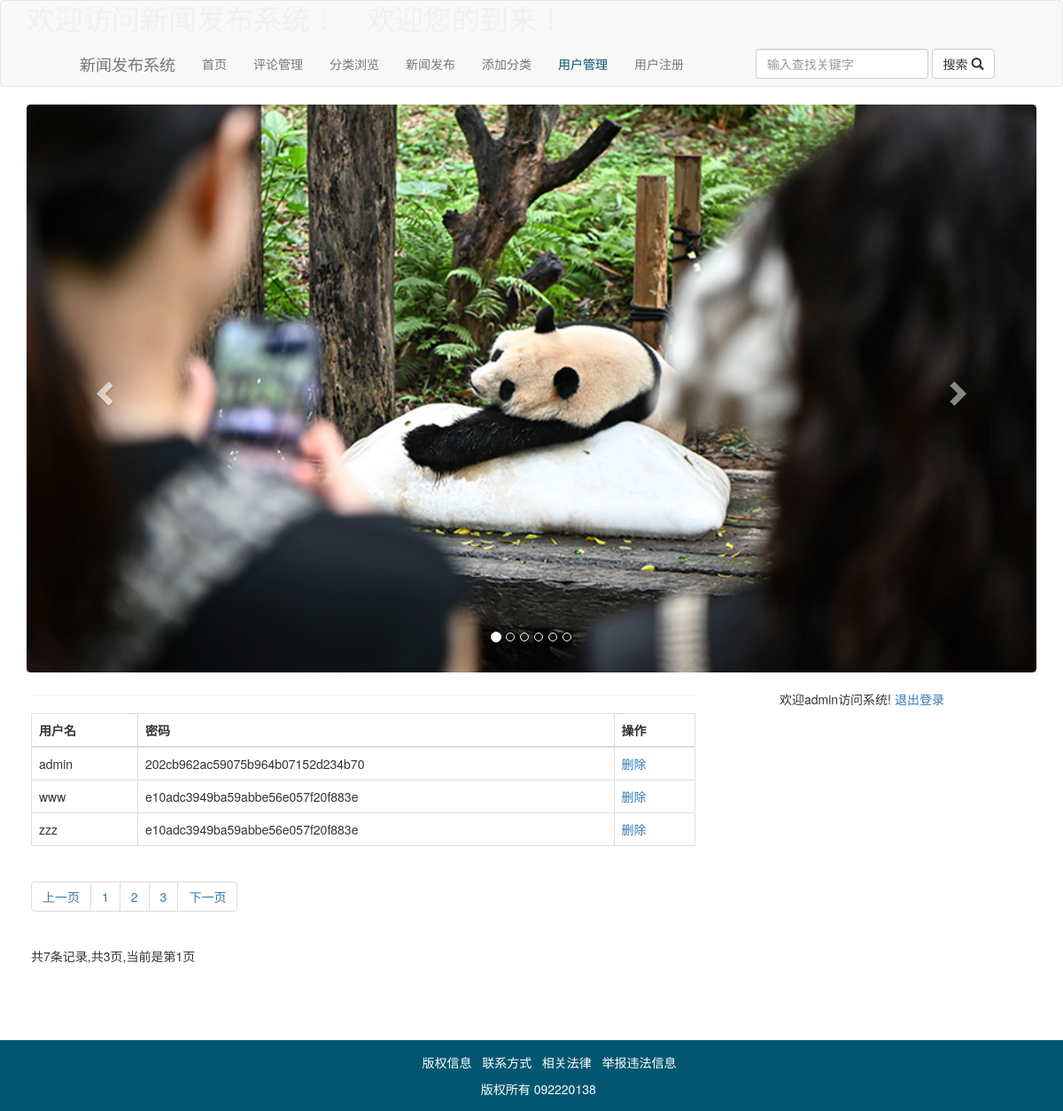
Page /index.php?url=user_list.php (signed in) on the committed database.
### tables this page shows
CREATE TABLE `users`  (
  `user_id` int(11) NOT NULL AUTO_INCREMENT,
  `name` char(20) NOT NULL,
  `password` char(32) DEFAULT NULL,
  PRIMARY KEY (`user_id`) USING BTREE
);

### functions/is_login.php (called while the page is built, shortened)
<?php
function is_admin(){
	if(isset($_SESSION['name'])){
		if($_SESSION['name']=="admin"){
			return TRUE;
		}else{
			return FALSE;
		}
	}else{
		return FALSE;
	}
}
?>

### user_list.php (the view, shortened to what this page needs)
<?php
    include_once("functions/page.php");
    include_once("functions/is_login.php");
    $database_connection = new DatabaseConnection();
    $connection = $database_connection->getConnection();
    $page_size = 3;
    $page_current = isset($_GET["page_current"]) ? $_GET["page_current"] : 1;
    $start = ($page_current - 1) * $page_size;
    $result_set = mysqli_query($connection, "SELECT * FROM users LIMIT $start, $page_size");
?>
<table class="table table-bordered">
    <thead>
        <tr>
            <th>用户名</th>
            <th>密码</th>
            <th>操作</th>
        </tr>
    </thead>
    <tbody>
        <?php while($row = mysqli_fetch_array($result_set)): ?>
            <tr>
                <td><?php echo $row['name']; ?></td>
                <td><?php echo $row['password']; ?></td>
                <td>
                    <?php if (is_admin()): ?>
                        <a href="index.php?url=user_delete.php&user_id=<?php echo $row['user_id']; ?>" onclick="return confirm('确定删除吗？');">删除</a>
                    <?php else: ?>
                        /
                    <?php endif; ?>
                </td>
            </tr>
        <?php endwhile; ?>
    </tbody>
</table>

### rows in the picture
users: name "admin", password "202cb962ac59075b964b07152d234b70"
users: name "www", password "e10adc3949ba59abbe56e057f20f883e"
users: name "zzz", password "e10adc3949ba59abbe56e057f20f883e"

### other values in the picture
$_SESSION['name'] "admin"
$j "1"
$j "2"
$j "3"
$total_records "7"
$total_pages "3"
$page_current "1"
